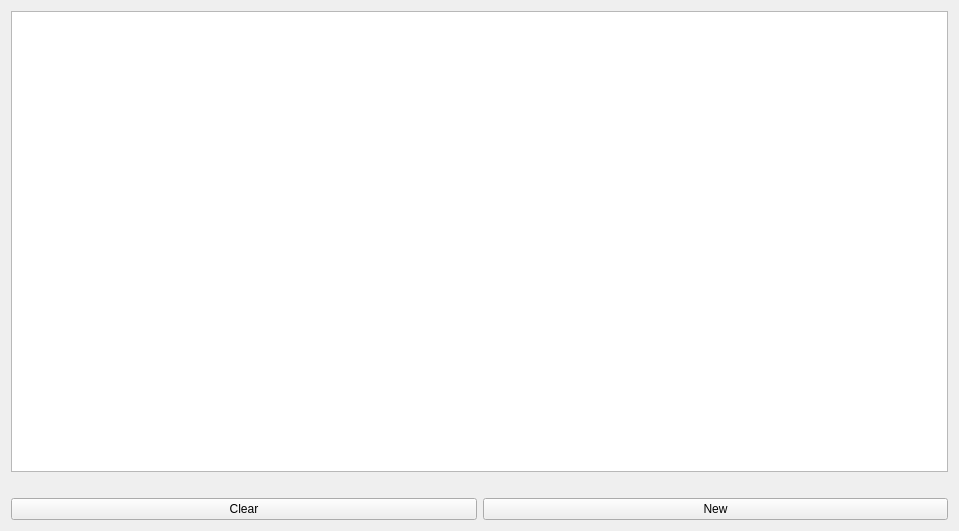
<?xml version="1.0" encoding="UTF-8"?>
<ui version="4.0">
 <class>VRHeadsetView</class>
 <widget class="QWidget" name="VRHeadsetView">
  <property name="geometry">
   <rect>
    <x>0</x>
    <y>0</y>
    <width>959</width>
    <height>531</height>
   </rect>
  </property>
  <property name="sizePolicy">
   <sizepolicy hsizetype="Maximum" vsizetype="Maximum">
    <horstretch>0</horstretch>
    <verstretch>0</verstretch>
   </sizepolicy>
  </property>
  <property name="windowTitle">
   <string>Form</string>
  </property>
  <layout class="QGridLayout" name="gridLayout">
   <item row="0" column="0">
    <widget class="QTableView" name="tableView"/>
   </item>
   <item row="2" column="0">
    <layout class="QHBoxLayout" name="horizontalLayout">
     <item>
      <widget class="QPushButton" name="pushButton_clear">
       <property name="text">
        <string>Clear</string>
       </property>
      </widget>
     </item>
     <item>
      <widget class="QPushButton" name="pushButton_new">
       <property name="text">
        <string>New</string>
       </property>
      </widget>
     </item>
    </layout>
   </item>
   <item row="1" column="0">
    <spacer name="horizontalSpacer">
     <property name="orientation">
      <enum>Qt::Orientation::Horizontal</enum>
     </property>
     <property name="sizeHint" stdset="0">
      <size>
       <width>40</width>
       <height>20</height>
      </size>
     </property>
    </spacer>
   </item>
  </layout>
 </widget>
 <resources/>
 <connections/>
</ui>
